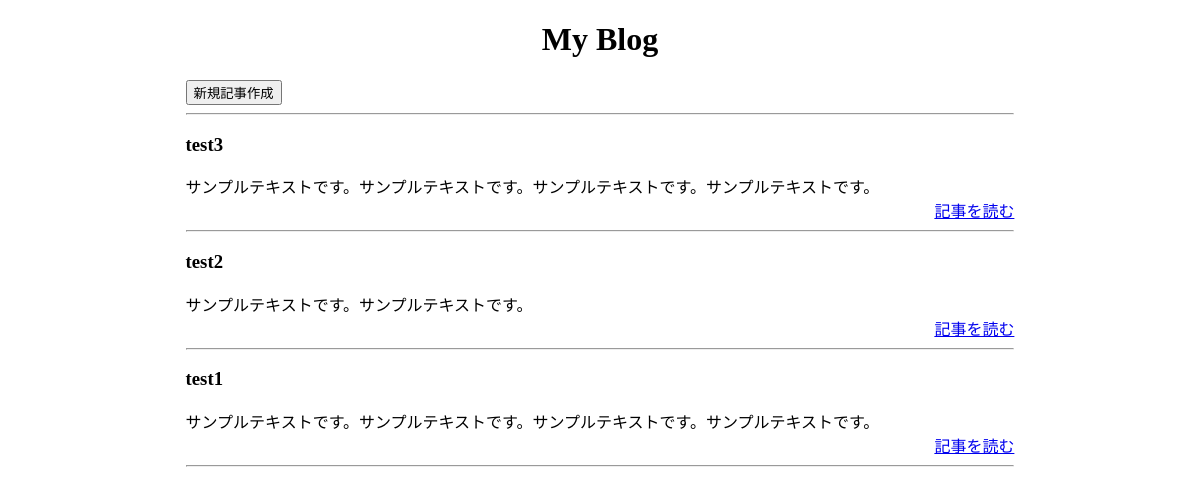
The app's page /, older data.
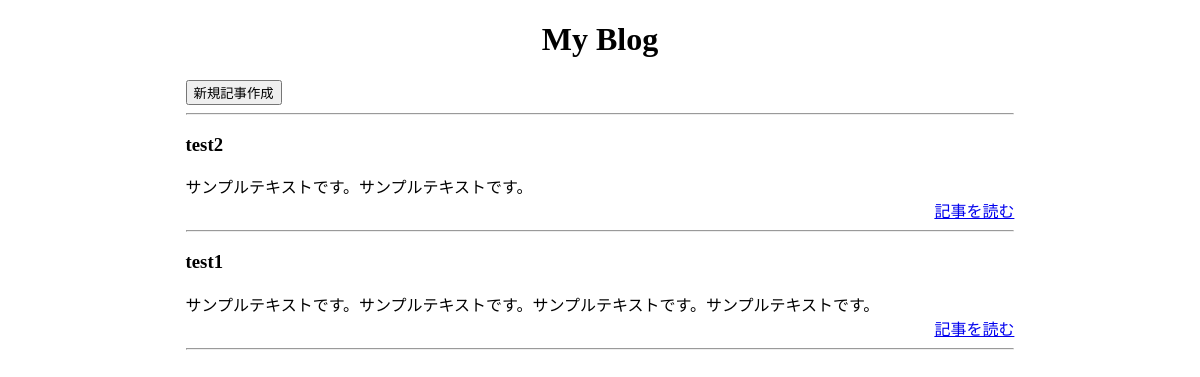
The same page, newer data.
### blogs/models.py (models this page shows, shortened)
class Blog(models.Model):
    title = models.CharField(blank=False, null=False, max_length=150)
    text = models.TextField(blank=True)
    created_datetime = models.DateTimeField(auto_now_add=True)
    updated_datetime = models.DateTimeField(auto_now=True)

### blogs/views.py (the view)
# urls.py: path('', views.index, name='index'),
def index(request):
    blogs = Blog.objects.order_by('-created_datetime')
    return render(request, 'blogs/index.html', {'blogs':blogs })

### blogs/templates/blogs/index.html (shortened to what this page needs)
<!DOCTYPE html>
<html lang="ja">
  <head>
  </head>
  <body>
    <h1 style="text-align: center">My Blog</h1>
    <div style="width: 70%; margin: 0px auto">
      <a href="{% url 'blogs:new' %}">
        <button class="btn">新規記事作成</button>
      </a>
      <hr />
      {% for blog in blogs %}
      <div>
        <h3>{{ blog.title }}</h3>
        <div>{{ blog.text | truncatechars:100 }}</div>
        <div style="text-align: right">
          <a href="{% url 'blogs:detail' blog_id=blog.id %}">記事を読む</a>
        </div>
      </div>
      <hr />
      {% endfor %}
    </div>
  </body>
</html>

Row changes from the older to the newer data that the page shows:
removed Blog: title "test3", text "サンプルテキストです。サンプルテキストです。サンプルテキストです。サンプルテキストです。"
